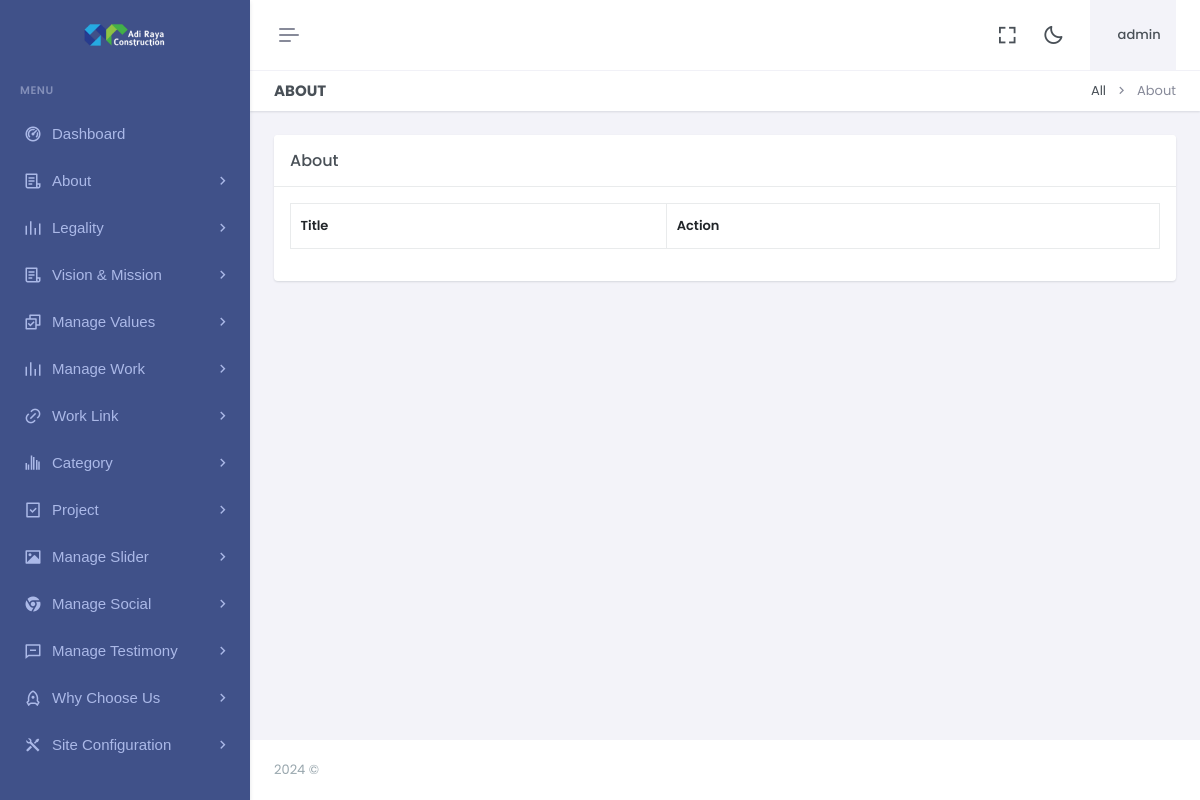
Page /dashboard/aboutlist.php (signed in) on the earlier database version.
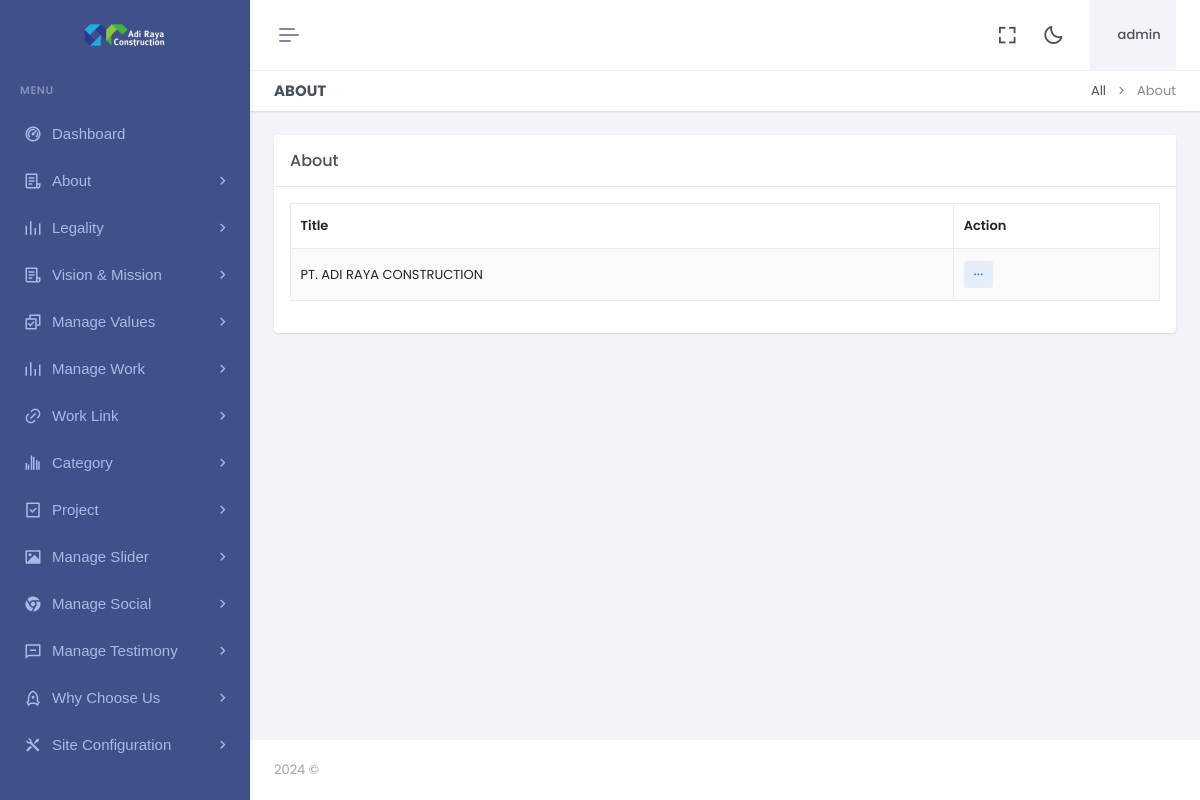
Same page on the later database version.
### tables this page shows
CREATE TABLE `about` (
  `id` int(50) NOT NULL,
  `about_decs` varchar(300) NOT NULL,
  `about_detail` varchar(2000) NOT NULL,
  `ufile` varchar(1000) NOT NULL
);

### dashboard/aboutlist.php (the view)
<?php include "header.php"; ?>
<?php include "sidebar.php"; ?>
<div class="main-content">
    <div class="page-content">
        <div class="container-fluid">
            <div class="row">
                <div class="col-12">
                    <div class="page-title-box d-sm-flex align-items-center justify-content-between">
                        <h4 class="mb-sm-0">About</h4>
                        <div class="page-title-right">
                            <ol class="breadcrumb m-0">
                                <li class="breadcrumb-item"><a href="javascript: void(0);">All</a></li>
                                <li class="breadcrumb-item active">About</li>
                            </ol>
                        </div>
                    </div>
                </div>
            </div>
            <div class="row">
                <div class="col-lg-12">
                    <div class="card">
                        <div class="card-header">
                            <h5 class="card-title mb-0">About</h5>
                        </div>
                        <div class="card-body">
                            <table id="example"
                                class="table table-bordered dt-responsive nowrap table-striped align-middle"
                                style="width:100%">
                                <thead>
                                    <tr>
                                        <th data-ordering="false">Title</th>
                                        <th>Action</th>
                                    </tr>
                                </thead>
                                <tbody>
                                    <?php
                                    $q = "SELECT * FROM  about ORDER BY id DESC";
                                    $r123 = mysqli_query($con, $q);
                                    while ($ro = mysqli_fetch_array($r123)) {
                                        $id = "$ro[id]";
                                        $about_decs = "$ro[about_decs]";
                                        print "<tr>
				  <td>
				  $about_decs
				  </td>
          <td>
                                                    <div class='dropdown d-inline-block'>
                                                        <button class='btn btn-soft-secondary btn-sm dropdown' type='button' data-bs-toggle='dropdown' aria-expanded='false'>
                                                            <i class='ri-more-fill align-middle'></i>
                                                        </button>
                                                        <ul class='dropdown-menu dropdown-menu-end'>
                                                            <li><a href='editabout.php?id=$id' class='dropdown-item edit-item-btn'><i class='ri-pencil-fill align-bottom me-2 text-muted'></i> Edit</a></li>
                                                            <li>
                                                                <a href='deleteabout.php?id=$id' class='dropdown-item remove-item-btn'>
                                                                    <i class='ri-delete-bin-fill align-bottom me-2 text-muted'></i> Delete
                                                                </a>
                                                            </li>
                                                        </ul>
                                                    </div>
                                                </td>
				  </tr>";
                                    }
                                    ?>
                                </tbody>
                            </table>
                        </div>
                    </div>
                </div>
            </div>
        </div>
    </div>
    <?php include "footer.php"; ?>

Differences in the rows shown:
added about: about_decs "PT. ADI RAYA CONSTRUCTION"
